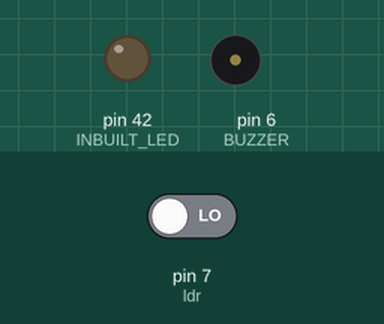
Simulated run of this sketch. Board: Arduino Mega 2560, built with avr-gcc and run on an emulated ATmega2560. Parts: output pins drawn as LEDs (lit = HIGH), buzzer (waves = sounding, pin HIGH). Inputs (shaded band) come from the test bench; at power-on: pin 7 (ldr) LOW.

Above: at 1.2 s.
1.3 s: pin 7 (ldr) driven HIGH
At 2.2 s:
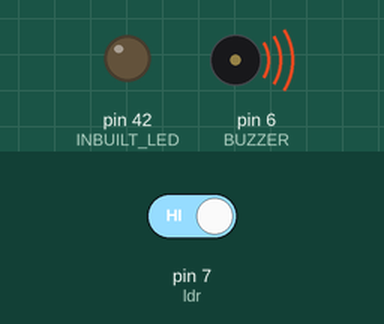
2.8 s: pin 7 (ldr) driven LOW
At 3.3 s:
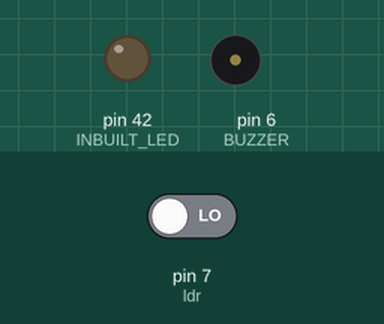
Timing chart, 0 to 5.8 s (numbered marks = the images above; inputs shaded):
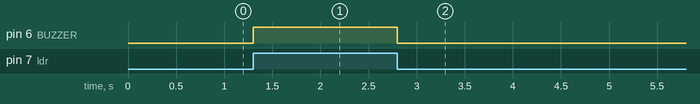

Measured:
- after the input at 1.3 s, pin 6 (BUZZER): LOW → HIGH at once
- after the input at 2.8 s, pin 6 (BUZZER): HIGH → LOW at once

The sketch:

IR_LDR.ino
```cpp
int ir_sensor = 7; // obstacle detection
int ldr = 7; // light intensity

const int INBUILT_LED = 42;
const int BUZZER = 6;
const int RELAY = 5;

void setup() {
  // pinMode(ir_sensor, INPUT);
  pinMode(ldr, INPUT);
  pinMode(INBUILT_LED, OUTPUT);
  pinMode(BUZZER, OUTPUT);
}

void loop() {
  // int data = digitalRead(ir_sensor);
  int data = digitalRead(ldr);
  Serial.println(data);

  if(data==1) {
    digitalWrite(BUZZER, HIGH);
  }
  else {
    digitalWrite(BUZZER, LOW);
  }
}
```
